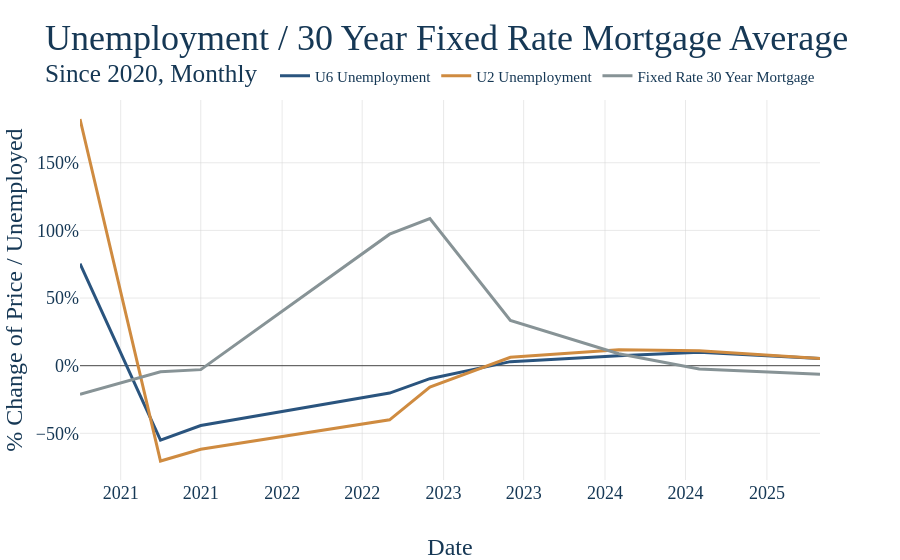

The code cell stored with this chart in its notebook:
### Markdown cell above
5. Now that all our data is ready, make the graph and have it save itself as a .html file to graph_output whenver the notebooks is rerun. The name of the file should exactly match the notebook name. For instance, this file "example.ipynb" produces the graph "example.html." Nice work, you made a graph!

### Code cell
# First make the figure
fig = go.Figure()


# Loop the columns of the dataframe and plot each as a separate trace
for col in joined_df.columns:
    fig.add_trace(
        go.Scatter(
            x=joined_df.index,
            y=joined_df[col],
            mode='lines',
            name=col
        )
    )

# Update the titles, using the html tage <sup> for a subtitle 
fig.update_layout(
    title = dict(text = 'Unemployment / 30 Year Fixed Rate Mortgage Average <br><sup>Since 2020, Monthly</sup>'),
    xaxis_title="Date",
    yaxis_title="% Change of Price / Unemployed",
    legend=dict(
        font=dict(size=15),     # smaller legend text
        orientation="h",        # horizontal (optional)
        yanchor="bottom",       # anchor position
        y=1.02,                 # place just above the plot
        xanchor="right",
        x=1
    )
)

# This is graph specific, but here we want the y-axis to be percent signs 
fig.update_yaxes(
    tickformat=".2f%",
    ticksuffix="%"
)

# Again, graph specific, we have a mutliyear series and want tick marks to be years
fig.update_xaxes(
    type='date',
    tickformat='%Y',
)

# Show our figure (Dimensions may be off on different screen sizes)
fig.show()

# This should be the same for EVERY GRAPH!
# Save it to the graph_output folder with the name matching the file, as HTML
fig.write_html(GRAPH_OUTPUT_PATH + f"/{GRAPH_NAME}.html")

### Figure 1 — Plotly figure (JSON) as saved in the notebook; plotly's stock layout.template omitted (floating-point values rounded to 4 significant figures)
{"data": [{"mode": "lines", "name": "U6 Unemployment", "type": "scatter", "x": ["2020-10-01T00:00:00", "2021-04-01T00:00:00", "2021-07-01T00:00:00", "2022-09-01T00:00:00", "2022-12-01T00:00:00", "2023-06-01T00:00:00", "2024-02-01T00:00:00", "2024-08-01T00:00:00", "2025-05-01T00:00:00"], "y": [75.36, -55.02, -44.24, -20.24, -9.589, 2.985, 7.353, 9.859, 5.405]}, {"mode": "lines", "name": "U2 Unemployment", "type": "scatter", "x": ["2020-10-01T00:00:00", "2021-04-01T00:00:00", "2021-07-01T00:00:00", "2022-09-01T00:00:00", "2022-12-01T00:00:00", "2023-06-01T00:00:00", "2024-02-01T00:00:00", "2024-08-01T00:00:00", "2025-05-01T00:00:00"], "y": [182.4, -70.45, -61.73, -40.0, -15.79, 6.25, 11.76, 11.11, 5.263]}, {"mode": "lines", "name": "Fixed Rate 30 Year Mortgage", "type": "scatter", "x": ["2020-10-01T00:00:00", "2021-04-01T00:00:00", "2021-07-01T00:00:00", "2022-09-01T00:00:00", "2022-12-01T00:00:00", "2023-06-01T00:00:00", "2024-02-01T00:00:00", "2024-08-01T00:00:00", "2025-05-01T00:00:00"], "y": [-21.1, -4.505, -2.932, 97.21, 108.7, 33.4, 8.867, -2.464, -6.371]}], "layout": {"legend": {"font": {"size": 15}, "orientation": "h", "x": 1, "xanchor": "right", "y": 1.02, "yanchor": "bottom"}, "title": {"text": "Unemployment / 30 Year Fixed Rate Mortgage Average <br><sup>Since 2020, Monthly</sup>"}, "xaxis": {"tickformat": "%Y", "title": {"text": "Date"}, "type": "date"}, "yaxis": {"tickformat": ".2f%", "ticksuffix": "%", "title": {"text": "% Change of Price / Unemployed"}}}}
